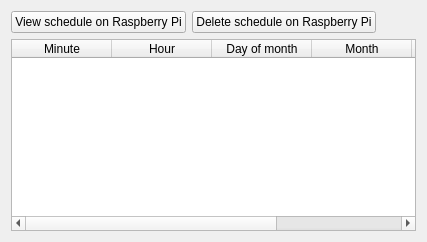
                         <widget class="QWidget" name="view_video_rec_schedule">
                          <attribute name="title">
                           <string>Video recording schedule</string>
                          </attribute>
                          <layout class="QVBoxLayout" name="verticalLayout_15">
                           <item>
                            <layout class="QVBoxLayout" name="verticalLayout_14">
                             <item>
                              <layout class="QHBoxLayout" name="horizontalLayout_21">
                               <item>
                                <widget class="QPushButton" name="view_video_recording_schedule_pb">
                                 <property name="text">
                                  <string>View schedule on Raspberry Pi</string>
                                 </property>
                                </widget>
                               </item>
                               <item>
                                <widget class="QPushButton" name="delete_video_recording_schedule_pb">
                                 <property name="text">
                                  <string>Delete schedule on Raspberry Pi</string>
                                 </property>
                                </widget>
                               </item>
                               <item>
                                <spacer name="horizontalSpacer_13">
                                 <property name="orientation">
                                  <enum>Qt::Orientation::Horizontal</enum>
                                 </property>
                                 <property name="sizeHint" stdset="0">
                                  <size>
                                   <width>40</width>
                                   <height>20</height>
                                  </size>
                                 </property>
                                </spacer>
                               </item>
                              </layout>
                             </item>
                             <item>
                              <widget class="QTableWidget" name="video_rec_schedule_table">
                               <property name="minimumSize">
                                <size>
                                 <width>0</width>
                                 <height>150</height>
                                </size>
                               </property>
                               <property name="selectionMode">
                                <enum>QAbstractItemView::SelectionMode::SingleSelection</enum>
                               </property>
                               <property name="selectionBehavior">
                                <enum>QAbstractItemView::SelectionBehavior::SelectRows</enum>
                               </property>
                               <column>
                                <property name="text">
                                 <string>Minute</string>
                                </property>
                               </column>
                               <column>
                                <property name="text">
                                 <string>Hour</string>
                                </property>
                               </column>
                               <column>
                                <property name="text">
                                 <string>Day of month</string>
                                </property>
                               </column>
                               <column>
                                <property name="text">
                                 <string>Month</string>
                                </property>
                               </column>
                               <column>
                                <property name="text">
                                 <string>Day of week</string>
                                </property>
                               </column>
                               <column>
                                <property name="text">
                                 <string>Type</string>
                                </property>
                               </column>
                              </widget>
                             </item>
                            </layout>
                           </item>
                          </layout>
                         </widget>
